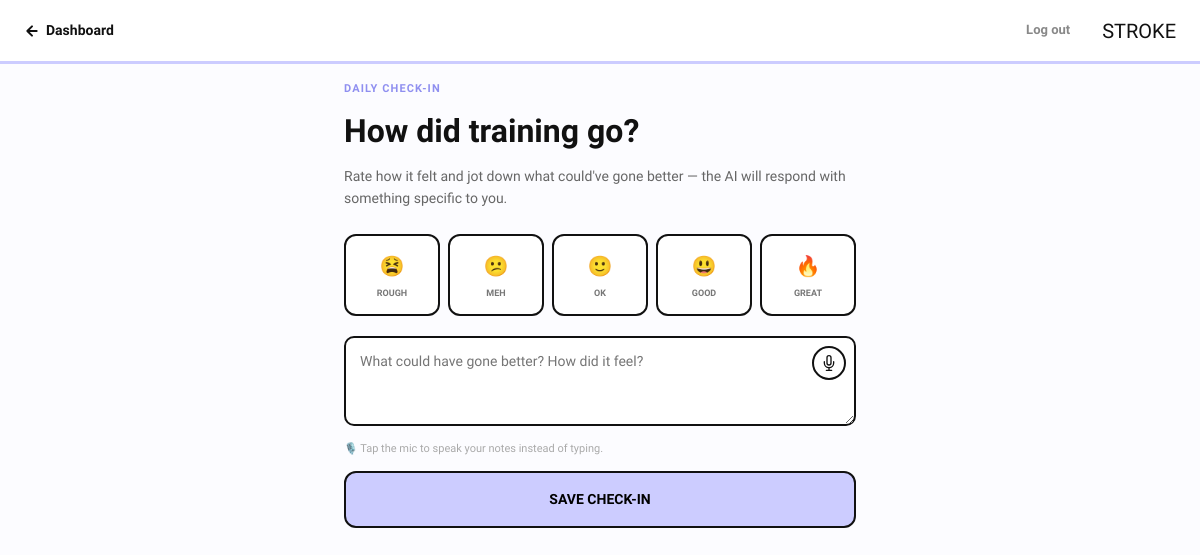
/solo/checkin (signed in), run on an earlier commit of the app's database.
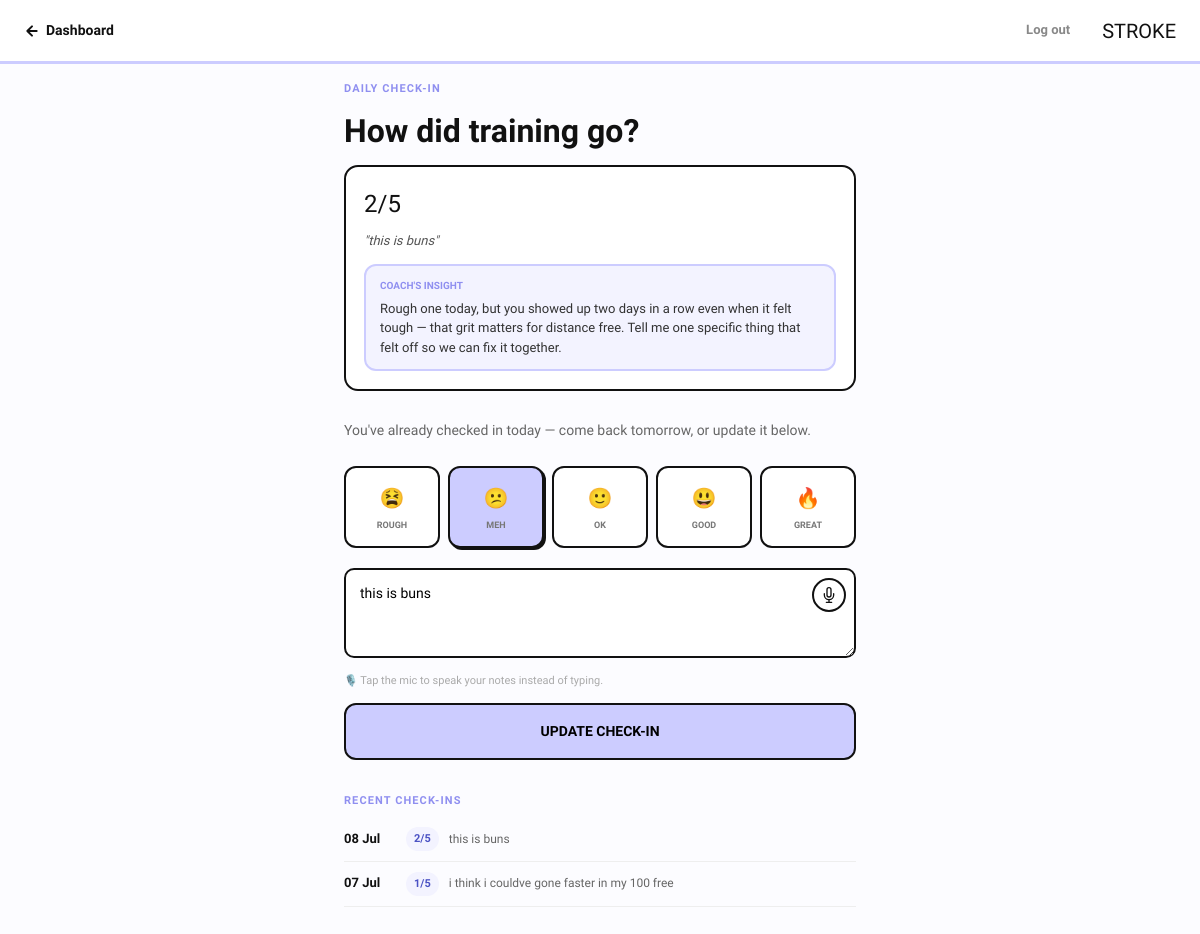
And on a later commit of the database.
### models.py (models this page shows)
class CheckIn(db.Model):
    __tablename__ = 'check_in'
    id = db.Column(db.Integer, primary_key=True)
    user_id = db.Column(db.Integer, db.ForeignKey('user.id'), nullable=False)
    checkin_date = db.Column(db.Date, nullable=False)
    feeling_rating = db.Column(db.Integer)  # 1-5
    notes = db.Column(db.Text)
    ai_insight = db.Column(db.Text)
    created_at = db.Column(db.DateTime, default=datetime.utcnow)

### routes_solo.py (the view, shortened to what this page needs)
@solo.route('/checkin', methods=['GET', 'POST'])
@login_required
@solo_required
def checkin():
    from app import db
    from models import AthleteProfile, CheckIn
    profile = db.session.query(AthleteProfile).filter_by(user_id=current_user.id).first()
    today = datetime.utcnow().date()
    todays_checkin = (
        db.session.query(CheckIn)
        .filter_by(user_id=current_user.id, checkin_date=today)
        .first()
    )
    history = (
        db.session.query(CheckIn)
        .filter_by(user_id=current_user.id)
        .order_by(CheckIn.checkin_date.desc())
        .limit(14)
        .all()
    )
    return render_template(
        'solo_checkin.html',
        profile=profile,
        todays_checkin=todays_checkin,
        history=history,
    )

### auth_utils.py (called while the page is built)
def solo_required(f):
    @wraps(f)
    def wrapper(*args, **kwargs):
        if not current_user.is_authenticated or (not current_user.is_solo and not current_user.is_admin):
            abort(403)
        return f(*args, **kwargs)
    return wrapper

### models.py (called while the page is built)
    @property
    def is_solo(self):
        return self.plan in ('solo', 'solo_pro')

### templates/solo_checkin.html (shortened to what this page needs)
<!DOCTYPE html>
<html lang="en">
<head>
<link rel="stylesheet" href="{{ url_for('static', filename='css/main.css') }}">
</head>
<body>
<nav class="ci-nav">
  <a href="/dashboard" class="ci-nav-back">
    <svg width="16" height="16" viewBox="0 0 24 24" fill="none" stroke="currentColor" stroke-width="3" stroke-linecap="round" stroke-linejoin="round"><path d="M19 12H5M12 5l-7 7 7 7"/></svg>
    Dashboard
  </a>
  <a href="/logout" class="ci-nav-logout">Log out</a>
  <a href="/" class="ci-nav-logo">STROKE</a>
</nav>
<div class="ci-wrap">
  <p class="ci-eyebrow">Daily check-in</p>
  <h1 class="ci-h1">How did training go?</h1>
  {% if todays_checkin %}
    <div class="ci-today-card">
      <div class="ci-today-rating">{{ todays_checkin.feeling_rating }}/5</div>
      {% if todays_checkin.notes %}<p class="ci-today-notes">"{{ todays_checkin.notes }}"</p>{% endif %}
      {% if todays_checkin.ai_insight %}
      <div class="ci-insight">
        <div class="ci-insight-label">Coach's insight</div>
        {{ todays_checkin.ai_insight }}
      </div>
      {% endif %}
    </div>
    <p class="ci-sub">You've already checked in today — come back tomorrow, or update it below.</p>
  {% else %}
    <p class="ci-sub">Rate how it felt and jot down what could've gone better — the AI will respond with something specific to you.</p>
  {% endif %}
  <form method="POST" action="/solo/checkin" id="checkinForm">
    <div class="ci-scale" id="feelingScale">
      {% for n, emoji, label in [(1,'😫','Rough'), (2,'😕','Meh'), (3,'🙂','OK'), (4,'😃','Good'), (5,'🔥','Great')] %}
      <div class="ci-scale-opt {{ 'selected' if todays_checkin and todays_checkin.feeling_rating == n }}" data-val="{{ n }}">
        <span class="ci-scale-opt-emoji">{{ emoji }}</span>
        <span class="ci-scale-opt-label">{{ label }}</span>
      </div>
      {% endfor %}
    </div>
    <div class="ci-field">
      <textarea name="notes" id="notesField" placeholder="What could have gone better? How did it feel?">{{ todays_checkin.notes if todays_checkin else '' }}</textarea>
      <button type="button" class="voice-btn" data-voice-target="notesField" title="Dictate with your voice" aria-label="Voice input">
      </button>
    </div>
    <p class="voice-hint">🎙️ Tap the mic to speak your notes instead of typing.</p>
    <button type="submit" class="ci-btn" id="checkinSubmit">{{ 'Update check-in' if todays_checkin else 'Save check-in' }}</button>
  </form>
  {% if history %}
  <div class="ci-eyebrow" style="margin-top:32px">Recent check-ins</div>
  {% for c in history %}
  <div class="ci-history-row">
    <span class="ci-history-date">{{ c.checkin_date.strftime('%d %b') }}</span>
    <span class="ci-history-rating">{{ c.feeling_rating }}/5</span>
    <span class="ci-history-notes">{{ c.notes or '—' }}</span>
  </div>
  {% endfor %}
  {% endif %}
</div>
</body>
</html>

What changed in the data, as far as the page shows it:
added CheckIn: feeling_rating "2", notes "this is buns", ai_insight "Rough one today, but you showed up two days in a row even when it felt tough — that grit matters for distance free. Tell me one specific thing that felt off so we can fix it together.", checkin_date "08 Jul"
added CheckIn: checkin_date "07 Jul", feeling_rating "1", notes "i think i couldve gone faster in my 100 free"
Also different on the page:
{{ 'Update check-in' if todays_checkin else 'Save check-in' }}: "SAVE CHECK-IN" → "UPDATE CHECK-IN"
text no longer shown: "Rate how it felt and jot down what could've gone better — the AI will respond with something specific to you."
text now shown: "/5 \" \" COACH'S INSIGHT You've already checked in today — come back tomorrow, or update it below. RECENT CHECK-INS"
